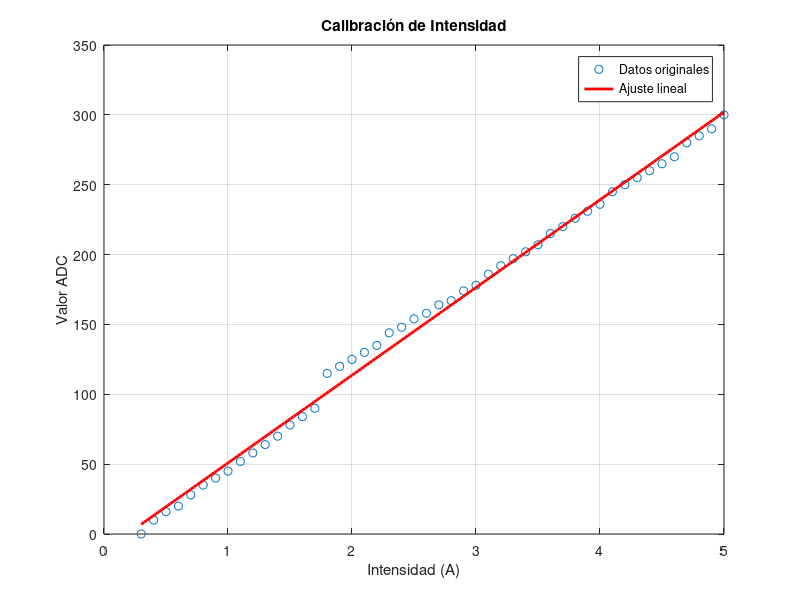

Here is the MATLAB script that generated this plot: (Note: this script raises an error after producing the figure.)
% Datos de intensidad vs. ADC
intensidad = [0.3 0.4 0.5 0.6 0.7 0.8 0.9 1.0 1.1 1.2 1.3 1.4 1.5 ...
              1.6 1.7 1.8 1.9 2.0 2.1 2.2 2.3 2.4 2.5 2.6 2.7 2.8 2.9 3.0 ...
              3.1 3.2 3.3 3.4 3.5 3.6 3.7 3.8 3.9 4.0 4.1 4.2 4.3 4.4 4.5 ...
              4.6 4.7 4.8 4.9 5.0];

adc = [0 10 16 20 28 35 40 45 52 58 64 70 78 ...
       84 90 115 120 125 130 135 144 148 154 158 164 167 174 178 ...
       186 192 197 202 207 215 220 226 231 236 245 250 255 260 265 ...
       270 280 285 290 300];

% Ajuste lineal (recta de calibración)
p = polyfit(intensidad, adc, 1); % p(1): pendiente, p(2): ordenada al origen

% Crear puntos ajustados para graficar
x_fit = linspace(min(intensidad), max(intensidad), 200);
y_fit = polyval(p, x_fit);

% Gráfico
figure;
plot(intensidad, adc, 'o', x_fit, y_fit, '-r', 'LineWidth', 2);
xlabel('Intensidad (A)');
ylabel('Valor ADC');
title('Calibración de Intensidad');
legend('Datos originales', 'Ajuste lineal', 'Location', 'best');
grid on;

% Mostrar la ecuación
fprintf('Ecuación de la recta: y = %.2fx + %.2f\n', p(1), p(2));

% Cargar el archivo con ruido de intensidad
load('power_module_intensity_noise.mat');

% Extraer los valores
int_values = squeeze(data.Data); % Asegura que sea vector columna

% Convertir a double para estadísticas
int_values = double(int_values);

% Calcular estadísticos
media_int = mean(int_values);
varianza_int = var(int_values);
desviacion_int = sqrt(varianza_int);

% Histograma con líneas de ±σ
figure;
histogram(int_values, 'Normalization', 'pdf');
hold on;

xline(media_int, 'r', 'LineWidth', 2, 'DisplayName', 'Media');
xline(media_int + desviacion_int, '--k', 'LineWidth', 2, 'DisplayName', '+1σ');
xline(media_int - desviacion_int, '--k', 'LineWidth', 2, 'DisplayName', '-1σ');

legend('Location', 'best');
xlabel('Valor de salida (ADC)');
ylabel('Densidad');
title('Histograma de la intensidad en estado estático - 2A');
grid on;

% Recta de calibración (si no la hiciste antes)
p_int = polyfit(intensidad, adc, 1);
x_fit = linspace(min(intensidad), max(intensidad), 200);
y_fit = polyval(p_int, x_fit);
y_fit_plus_sigma = y_fit + desviacion_int;
y_fit_minus_sigma = y_fit - desviacion_int;

% Gráfico con bandas ±σ
figure;
plot(intensidad, adc, 'o', x_fit, y_fit, '-r', ...
     x_fit, y_fit_plus_sigma, '--k', ...
     x_fit, y_fit_minus_sigma, '--k', 'LineWidth', 2);
xlabel('Intensidad (A)');
ylabel('Valor ADC');
title('Recta de Calibración de Intensidad con Bandas ±1σ');
legend('Datos originales', 'Ajuste lineal', '+1σ', '-1σ', 'Location', 'best');
grid on;
